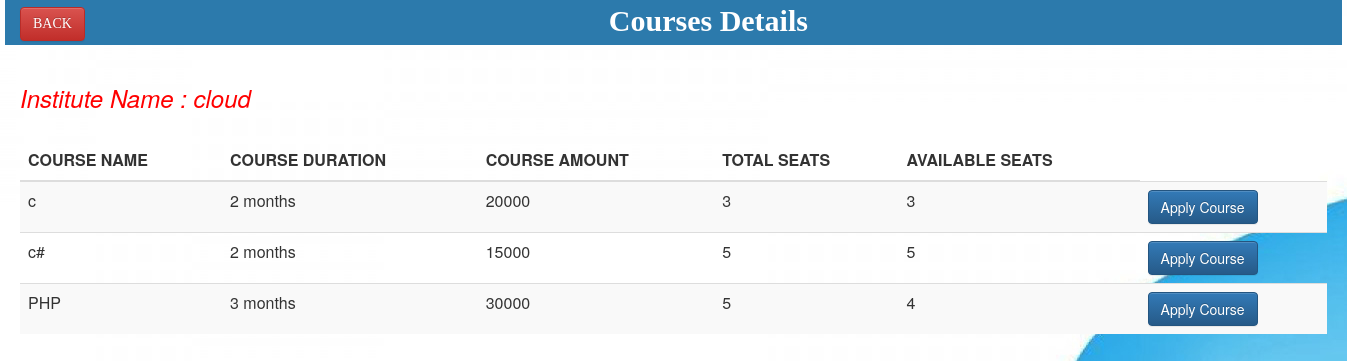
Screenshot of /viewcourses.php?id=cloud (signed in) with the database file from the repository.
### tables this page shows
CREATE TABLE `t_course` (
  `c_name` varchar(50) NOT NULL,
  `c_duration` varchar(50) NOT NULL,
  `c_amount` int(20) NOT NULL,
  `c_total_seats` int(20) NOT NULL,
  `c_available_seats` int(20) NOT NULL
);

### viewcourses.php (the view, shortened to what this page needs)
<html>
<head>
        <link rel="stylesheet" href="bootstrap/bootstrap.min.css">
         <link rel="stylesheet" href="bootstrap/bootstrap-theme.min.css">
        <link type="text/css" rel="stylesheet" href="css/admform.css"></link>
       <link href="css/css.css" rel="stylesheet" type="text/css" />
</head>
<body style="background-image:url('./images/inbg.jpg');">
<div id="dmid" class="container-fluid">
                 <div class="row">
                    <div class="col-sm-12">
                    	<font style="color:white;font-family: Verdana; width:100%; font-size:30px;">
                    	<span><a href="student_dash.php"><input type="button" value="BACK" class="btn btn-danger"></a></span></font>
                        <font style="color:white; margin-left:520px; font-family: Verdana; width:100%; font-size:30px;">
                        <b>Courses Details</b> </font>
                      </div>
                 </div>
             </div>
              <div style="border-radius: 6px;padding: 20px 20px 20px 20px;">
                     <?php
                     $id= $_REQUEST["id"];
                     echo "<h3 style='font-style: italic;color:red;'>Institute Name : ".$id." </h3><br>";
                     include 'config.php';
                     $rs1 = mysqli_query($con,"select * from t_course where c_name in(select c_name from t_institute_course where i_name='$id')");
                     echo '<table class="table table-striped" id="tblData">';
                     echo "<thead>";
                     echo "<tr>";
                     echo "<th>COURSE NAME</th>";
                     echo "<th>COURSE DURATION</th>";
                     echo "<th>COURSE AMOUNT</th>";
                     echo "<th>TOTAL SEATS</th>";
                     echo "<th>AVAILABLE SEATS</th>";
                     echo "</thead>";
                     echo "<tbody>";
                     while($ar = mysqli_fetch_array($rs1))
                     {
                         if($ar[4]>0)
                         {
                             echo "<tr>";
                             echo "<td>" . $ar[0] . "</td>";
                             echo "<td>" . $ar[1] . "</td>";
                             echo "<td>" . $ar[2] . "</td>";
                             echo "<td>" . $ar[3] . "</td>";
                             echo "<td>" . $ar[4] . "</td>";
                             echo "<td><a href=applycourse.php?iname=".$id."&amp;cname=".$ar[0]."><input type='button' value='Apply Course' name='applycourse' class='toggle btn btn-primary'></a></td>";
                         }
                     }
                     echo "</tbody>";
                     echo "</table>";
                     ?>
            </div>
    </body>
</html>

### css/admform.css (style rules this page uses)
#dmid { height:45px; width:1337px; background-color: #2c7aac; }

### rows the page displays
t_course: c_name "c", c_duration "2 months", c_amount "20000", c_total_seats "3", c_available_seats "3"
t_course: c_name "c#", c_duration "2 months", c_amount "15000", c_total_seats "5", c_available_seats "5"
t_course: c_name "PHP", c_duration "3 months", c_amount "30000", c_total_seats "5", c_available_seats "4"

### other values shown
$id "cloud"
